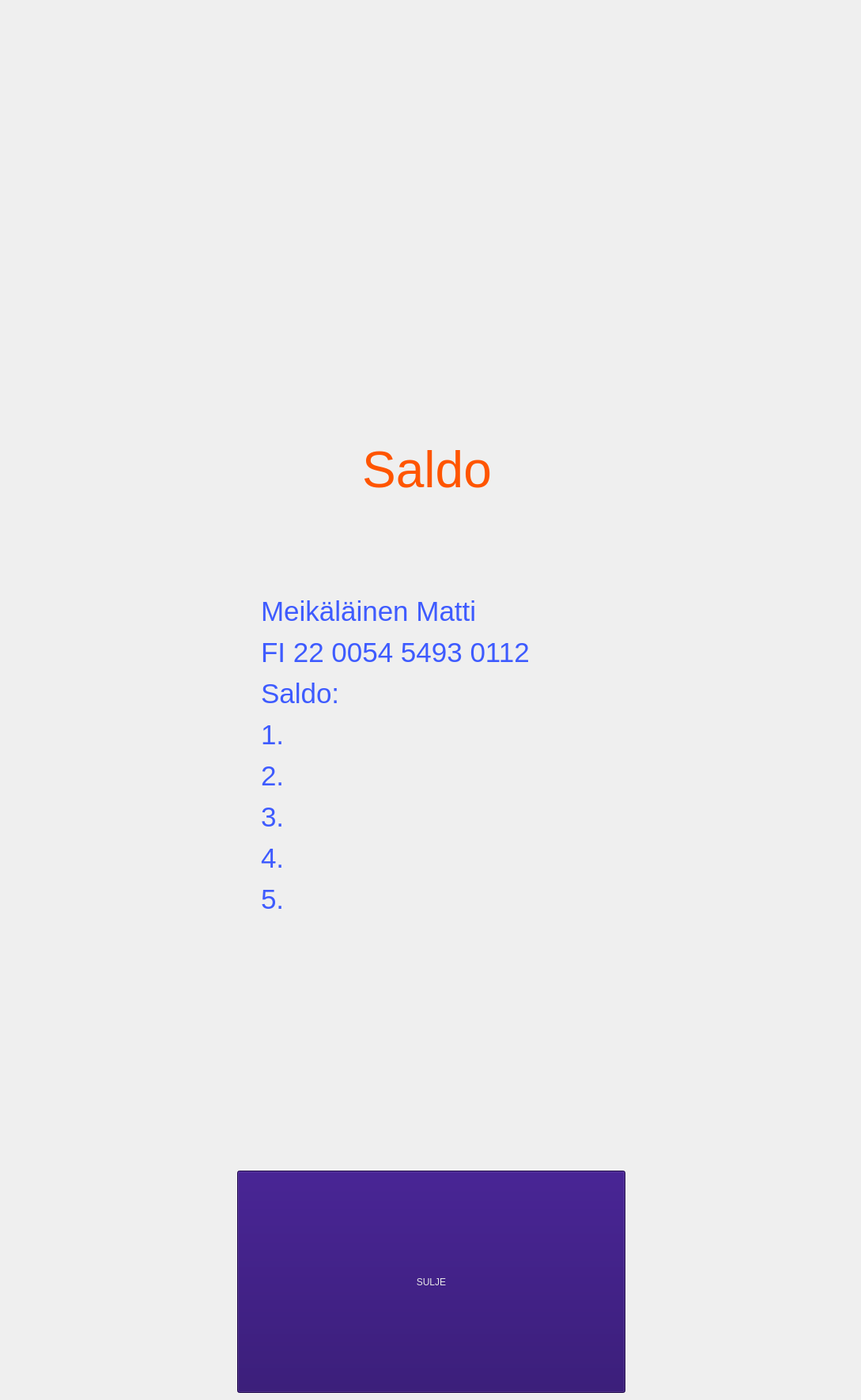
    <widget class="QWidget" name="page_8">
     <widget class="QLabel" name="label_11">
      <property name="geometry">
       <rect>
        <x>0</x>
        <y>460</y>
        <width>1080</width>
        <height>271</height>
       </rect>
      </property>
      <property name="sizePolicy">
       <sizepolicy hsizetype="Preferred" vsizetype="Maximum">
        <horstretch>0</horstretch>
        <verstretch>0</verstretch>
       </sizepolicy>
      </property>
      <property name="palette">
       <palette>
        <active>
         <colorrole role="WindowText">
          <brush brushstyle="SolidPattern">
           <color alpha="255">
            <red>255</red>
            <green>85</green>
            <blue>0</blue>
           </color>
          </brush>
         </colorrole>
         <colorrole role="Button">
          <brush brushstyle="SolidPattern">
           <color alpha="255">
            <red>60</red>
            <green>60</green>
            <blue>60</blue>
           </color>
          </brush>
         </colorrole>
         <colorrole role="Base">
          <brush brushstyle="SolidPattern">
           <color alpha="255">
            <red>60</red>
            <green>60</green>
            <blue>60</blue>
           </color>
          </brush>
         </colorrole>
         <colorrole role="Window">
          <brush brushstyle="SolidPattern">
           <color alpha="255">
            <red>60</red>
            <green>60</green>
            <blue>60</blue>
           </color>
          </brush>
         </colorrole>
        </active>
        <inactive>
         <colorrole role="WindowText">
          <brush brushstyle="SolidPattern">
           <color alpha="255">
            <red>255</red>
            <green>85</green>
            <blue>0</blue>
           </color>
          </brush>
         </colorrole>
         <colorrole role="Button">
          <brush brushstyle="SolidPattern">
           <color alpha="255">
            <red>60</red>
            <green>60</green>
            <blue>60</blue>
           </color>
          </brush>
         </colorrole>
         <colorrole role="Base">
          <brush brushstyle="SolidPattern">
           <color alpha="255">
            <red>60</red>
            <green>60</green>
            <blue>60</blue>
           </color>
          </brush>
         </colorrole>
         <colorrole role="Window">
          <brush brushstyle="SolidPattern">
           <color alpha="255">
            <red>60</red>
            <green>60</green>
            <blue>60</blue>
           </color>
          </brush>
         </colorrole>
        </inactive>
        <disabled>
         <colorrole role="WindowText">
          <brush brushstyle="SolidPattern">
           <color alpha="127">
            <red>255</red>
            <green>255</green>
            <blue>255</blue>
           </color>
          </brush>
         </colorrole>
         <colorrole role="Button">
          <brush brushstyle="SolidPattern">
           <color alpha="255">
            <red>60</red>
            <green>60</green>
            <blue>60</blue>
           </color>
          </brush>
         </colorrole>
         <colorrole role="Base">
          <brush brushstyle="SolidPattern">
           <color alpha="255">
            <red>60</red>
            <green>60</green>
            <blue>60</blue>
           </color>
          </brush>
         </colorrole>
         <colorrole role="Window">
          <brush brushstyle="SolidPattern">
           <color alpha="255">
            <red>60</red>
            <green>60</green>
            <blue>60</blue>
           </color>
          </brush>
         </colorrole>
        </disabled>
       </palette>
      </property>
      <property name="font">
       <font>
        <pointsize>47</pointsize>
       </font>
      </property>
      <property name="text">
       <string>&lt;html&gt;&lt;head/&gt;&lt;body&gt;&lt;p align=&quot;center&quot;&gt;&lt;span style=&quot; font-size:48pt;&quot;&gt;Saldo&lt;/span&gt;&lt;/p&gt;&lt;/body&gt;&lt;/html&gt;</string>
      </property>
     </widget>
     <widget class="QLabel" name="label_12">
      <property name="geometry">
       <rect>
        <x>330</x>
        <y>680</y>
        <width>441</width>
        <height>551</height>
       </rect>
      </property>
      <property name="sizePolicy">
       <sizepolicy hsizetype="Preferred" vsizetype="Maximum">
        <horstretch>0</horstretch>
        <verstretch>0</verstretch>
       </sizepolicy>
      </property>
      <property name="palette">
       <palette>
        <active>
         <colorrole role="WindowText">
          <brush brushstyle="SolidPattern">
           <color alpha="255">
            <red>62</red>
            <green>91</green>
            <blue>255</blue>
           </color>
          </brush>
         </colorrole>
         <colorrole role="Button">
          <brush brushstyle="SolidPattern">
           <color alpha="255">
            <red>60</red>
            <green>60</green>
            <blue>60</blue>
           </color>
          </brush>
         </colorrole>
         <colorrole role="Base">
          <brush brushstyle="SolidPattern">
           <color alpha="255">
            <red>60</red>
            <green>60</green>
            <blue>60</blue>
           </color>
          </brush>
         </colorrole>
         <colorrole role="Window">
          <brush brushstyle="SolidPattern">
           <color alpha="255">
            <red>60</red>
            <green>60</green>
            <blue>60</blue>
           </color>
          </brush>
         </colorrole>
        </active>
        <inactive>
         <colorrole role="WindowText">
          <brush brushstyle="SolidPattern">
           <color alpha="255">
            <red>62</red>
            <green>91</green>
            <blue>255</blue>
           </color>
          </brush>
         </colorrole>
         <colorrole role="Button">
          <brush brushstyle="SolidPattern">
           <color alpha="255">
            <red>60</red>
            <green>60</green>
            <blue>60</blue>
           </color>
          </brush>
         </colorrole>
         <colorrole role="Base">
          <brush brushstyle="SolidPattern">
           <color alpha="255">
            <red>60</red>
            <green>60</green>
            <blue>60</blue>
           </color>
          </brush>
         </colorrole>
         <colorrole role="Window">
          <brush brushstyle="SolidPattern">
           <color alpha="255">
            <red>60</red>
            <green>60</green>
            <blue>60</blue>
           </color>
          </brush>
         </colorrole>
        </inactive>
        <disabled>
         <colorrole role="WindowText">
          <brush brushstyle="SolidPattern">
           <color alpha="127">
            <red>255</red>
            <green>255</green>
            <blue>255</blue>
           </color>
          </brush>
         </colorrole>
         <colorrole role="Button">
          <brush brushstyle="SolidPattern">
           <color alpha="255">
            <red>60</red>
            <green>60</green>
            <blue>60</blue>
           </color>
          </brush>
         </colorrole>
         <colorrole role="Base">
          <brush brushstyle="SolidPattern">
           <color alpha="255">
            <red>60</red>
            <green>60</green>
            <blue>60</blue>
           </color>
          </brush>
         </colorrole>
         <colorrole role="Window">
          <brush brushstyle="SolidPattern">
           <color alpha="255">
            <red>60</red>
            <green>60</green>
            <blue>60</blue>
           </color>
          </brush>
         </colorrole>
        </disabled>
       </palette>
      </property>
      <property name="font">
       <font>
        <pointsize>47</pointsize>
       </font>
      </property>
      <property name="text">
       <string>&lt;html&gt;&lt;head/&gt;&lt;body&gt;&lt;p&gt;&lt;span style=&quot; font-size:26pt;&quot;&gt;Meikäläinen Matti&lt;/span&gt;&lt;/p&gt;&lt;p&gt;&lt;span style=&quot; font-size:26pt;&quot;&gt;FI 22 0054 5493 0112&lt;/span&gt;&lt;/p&gt;&lt;p&gt;&lt;span style=&quot; font-size:26pt;&quot;&gt;Saldo: &lt;/span&gt;&lt;/p&gt;&lt;p&gt;&lt;span style=&quot; font-size:26pt;&quot;&gt;1.&lt;/span&gt;&lt;/p&gt;&lt;p&gt;&lt;span style=&quot; font-size:26pt;&quot;&gt;2.&lt;/span&gt;&lt;/p&gt;&lt;p&gt;&lt;span style=&quot; font-size:26pt;&quot;&gt;3.&lt;/span&gt;&lt;/p&gt;&lt;p&gt;&lt;span style=&quot; font-size:26pt;&quot;&gt;4.&lt;/span&gt;&lt;/p&gt;&lt;p&gt;&lt;span style=&quot; font-size:26pt;&quot;&gt;5.&lt;/span&gt;&lt;/p&gt;&lt;/body&gt;&lt;/html&gt;</string>
      </property>
     </widget>
     <widget class="QPushButton" name="Sulje_2">
      <property name="geometry">
       <rect>
        <x>300</x>
        <y>1480</y>
        <width>491</width>
        <height>281</height>
       </rect>
      </property>
      <property name="palette">
       <palette>
        <active>
         <colorrole role="WindowText">
          <brush brushstyle="SolidPattern">
           <color alpha="255">
            <red>231</red>
            <green>231</green>
            <blue>231</blue>
           </color>
          </brush>
         </colorrole>
         <colorrole role="Button">
          <brush brushstyle="SolidPattern">
           <color alpha="255">
            <red>33</red>
            <green>0</green>
            <blue>100</blue>
           </color>
          </brush>
         </colorrole>
         <colorrole role="Dark">
          <brush brushstyle="SolidPattern">
           <color alpha="255">
            <red>255</red>
            <green>255</green>
            <blue>255</blue>
           </color>
          </brush>
         </colorrole>
         <colorrole role="Text">
          <brush brushstyle="SolidPattern">
           <color alpha="255">
            <red>231</red>
            <green>231</green>
            <blue>231</blue>
           </color>
          </brush>
         </colorrole>
         <colorrole role="ButtonText">
          <brush brushstyle="SolidPattern">
           <color alpha="255">
            <red>231</red>
            <green>231</green>
            <blue>231</blue>
           </color>
          </brush>
         </colorrole>
         <colorrole role="Base">
          <brush brushstyle="SolidPattern">
           <color alpha="255">
            <red>33</red>
            <green>0</green>
            <blue>100</blue>
           </color>
          </brush>
         </colorrole>
         <colorrole role="Window">
          <brush brushstyle="SolidPattern">
           <color alpha="255">
            <red>33</red>
            <green>0</green>
            <blue>100</blue>
           </color>
          </brush>
         </colorrole>
        </active>
        <inactive>
         <colorrole role="WindowText">
          <brush brushstyle="SolidPattern">
           <color alpha="255">
            <red>231</red>
            <green>231</green>
            <blue>231</blue>
           </color>
          </brush>
         </colorrole>
         <colorrole role="Button">
          <brush brushstyle="SolidPattern">
           <color alpha="255">
            <red>33</red>
            <green>0</green>
            <blue>100</blue>
           </color>
          </brush>
         </colorrole>
         <colorrole role="Dark">
          <brush brushstyle="SolidPattern">
           <color alpha="255">
            <red>255</red>
            <green>255</green>
            <blue>255</blue>
           </color>
          </brush>
         </colorrole>
         <colorrole role="Text">
          <brush brushstyle="SolidPattern">
           <color alpha="255">
            <red>231</red>
            <green>231</green>
            <blue>231</blue>
           </color>
          </brush>
         </colorrole>
         <colorrole role="ButtonText">
          <brush brushstyle="SolidPattern">
           <color alpha="255">
            <red>231</red>
            <green>231</green>
            <blue>231</blue>
           </color>
          </brush>
         </colorrole>
         <colorrole role="Base">
          <brush brushstyle="SolidPattern">
           <color alpha="255">
            <red>33</red>
            <green>0</green>
            <blue>100</blue>
           </color>
          </brush>
         </colorrole>
         <colorrole role="Window">
          <brush brushstyle="SolidPattern">
           <color alpha="255">
            <red>33</red>
            <green>0</green>
            <blue>100</blue>
           </color>
          </brush>
         </colorrole>
        </inactive>
        <disabled>
         <colorrole role="WindowText">
          <brush brushstyle="SolidPattern">
           <color alpha="255">
            <red>255</red>
            <green>255</green>
            <blue>255</blue>
           </color>
          </brush>
         </colorrole>
         <colorrole role="Button">
          <brush brushstyle="SolidPattern">
           <color alpha="255">
            <red>33</red>
            <green>0</green>
            <blue>100</blue>
           </color>
          </brush>
         </colorrole>
         <colorrole role="Dark">
          <brush brushstyle="SolidPattern">
           <color alpha="255">
            <red>255</red>
            <green>255</green>
            <blue>255</blue>
           </color>
          </brush>
         </colorrole>
         <colorrole role="Text">
          <brush brushstyle="SolidPattern">
           <color alpha="255">
            <red>255</red>
            <green>255</green>
            <blue>255</blue>
           </color>
          </brush>
         </colorrole>
         <colorrole role="ButtonText">
          <brush brushstyle="SolidPattern">
           <color alpha="255">
            <red>255</red>
            <green>255</green>
            <blue>255</blue>
           </color>
          </brush>
         </colorrole>
         <colorrole role="Base">
          <brush brushstyle="SolidPattern">
           <color alpha="255">
            <red>33</red>
            <green>0</green>
            <blue>100</blue>
           </color>
          </brush>
         </colorrole>
         <colorrole role="Window">
          <brush brushstyle="SolidPattern">
           <color alpha="255">
            <red>33</red>
            <green>0</green>
            <blue>100</blue>
           </color>
          </brush>
         </colorrole>
        </disabled>
       </palette>
      </property>
      <property name="styleSheet">
       <string notr="true">background-color: rgb(33, 0, 100);
font: 36pt &quot;Ebrima&quot;; </string>
      </property>
      <property name="text">
       <string>SULJE</string>
      </property>
     </widget>
    </widget>
